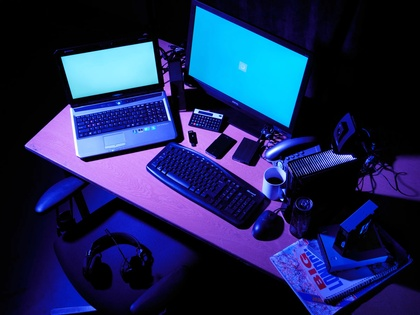
%> input picture my_pic.jpg, 420 x 315 px, shrunk from 2400 x 1800 before the run
$ octave Image_Stego.m   (GNU Octave 9; MATLAB toolbox functions it lacks are replaced by stand-ins)
%> lines starting %> are read from the running program, lines starting %| are printed output that depends on the picture; in (x1, y1, x2, y2) boxes, pixels count from 0 and x2, y2 are one past the last pixel; in counts of white or black regions, pixels touching at a corner belong together; the program's own positions count from 1
original=imread('my_pic.jpg');
%> original is the input picture: size 315x420x3 uint8; mean R, G, B 29.3, 39.1, 86.1
cover=rgb2gray(original);
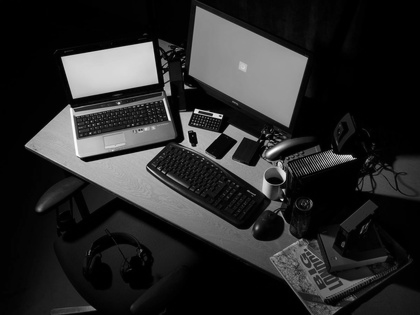
%> cover: size 315x420 uint8; min 0, max 254, mean 41.5
[row,column]=size(cover);
%> row = 315; column = 420
L=256;
stego=cover;
% message=input('Enter the message to be hidden: ','s');
message = 'Hey, I am Subham .';
len = strlength(message)*8;  %Each character will take 8 bits so total number of bits in the message will be len
ascii = uint8(message);   %ascii is a vector having the ascii value of each character
binary_separate = dec2bin(ascii,8);   %binary_separate is an array having the decimal representation of each ascii value
binary_all='';  %binary_all will have the entire sequence of bits of the message
for i=1:strlength(message)
    binary_all=append(binary_all,binary_separate(i,:));
end

count=1;    %initializing count with 1

for i=1:row
    for j=1:column

        %for every character in the message
        if count<=len
            %Obtain the LSB of the grey level of the pixel
            LSB=mod(cover(i,j),2);
           % disp([LSB]);

            %Convert the bit from the message to numeric form
            a=str2double(binary_all(count));

           % disp([a]);

            %Perform XOR operation between the bit and the LSB
            temp=double(xor(LSB,a));
           % disp([temp]);
            %Change the bit of the stego image accordingly
            stego(i,j)=cover(i,j)+temp;

            count=count+1;
        end
    end
end
%> stego: size 315x420 uint8; 0.04% of pixels changed, all inside (x1, y1, x2, y2) = (2, 0, 144, 1)
%> after the loop, LSB = 1; a = 0; count = 145; temp = 1

subplot(1,2,1);
imshow(cover);
title('Original Image');
subplot(1,2,2);
imshow(stego);
title('Stego Image');

%Decoding the message
count=1;
message_in_bits='';
for i=1:row
    for j=1:column
        %For all the characters in the message
        if count<=len

            %Retrieve the LSB of the intensity level of the pixel
            LSB=mod(stego(i,j),2);

            %Append into message_in_bits to get bit sequence of message
            message_in_bits=append(message_in_bits,num2str(LSB));

            count=count+1;
        end
    end
end
%> after the loop, LSB = 0

%Converting the bit sequence into the original message
i=1;
original_message='';
while i<=len
    %Take a set of 8 bits at a time
    %Convert the set of bits to a decimal number
    %Convert the decimal number which is the ascii value to its corresponding character
    %Append the obtained character into the resultant string
    original_message=append(original_message,char(bin2dec(message_in_bits(1,i:i+7))));
    i=i+8;
end
%> this loop made 18 passes
%> original_message on passes 1 to 12: 'H', 'He', 'Hey', 'Hey,', 'Hey, ', 'Hey, I', 'Hey, I ', 'Hey, I a', 'Hey, I am', 'Hey, I am ', 'Hey, I am S', 'Hey, I am Su'
%> after the loop, i = 145
disp([message_in_bits]);
%| 010010000110010101111001001011000010000001001001001000000110000101101101001000000101001101110101011000100110100001100001011011010010000000101110
disp([original_message]);
%| Hey, I am Subham .
disp(['The original message is: ',original_message]);
%| The original message is: Hey, I am Subham .
